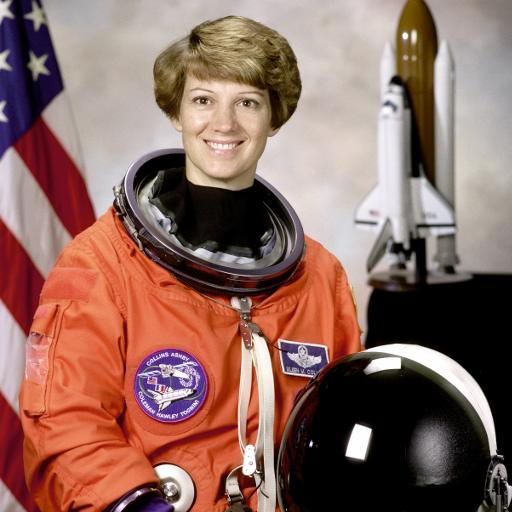
#> input picture 直方图处理/astronaut.jpg, 512 x 512 px
$ python Histogram.py   (older library calls are emulated)
#> lines starting #> are read from the running program, lines starting #| are printed output that depends on the picture; after the words box and inside, x2 and y2 are one past the last pixel; in counts of white or black regions, pixels touching at a corner belong together
import cv2
import numpy as np
import matplotlib.pyplot as plt

def img_processing(input_img):

    input_img_hist, output_img_hist, input_img_equalization = img_equalization(input_img)
    input_img_negative = img_negative(input_img)
    input_img_threshold = img_threshold(input_img, 128)

    return input_img_hist,output_img_hist,input_img_equalization,input_img_negative,input_img_threshold

def generate_hist(input_img):

    b, g, r = cv2.split(input_img)
    b_hist = np.zeros(256,dtype=np.int)
    g_hist = np.zeros(256,dtype=np.int)
    r_hist = np.zeros(256, dtype=np.int)

    for i in range(0,512):
        for j in range(0, 512):
            number = b[i,j]
            b_hist[number] = b_hist[number] + 1

    for i in range(0,512):
        for j in range(0, 512):
            number = g[i,j]
            g_hist[number] = g_hist[number] + 1

    for i in range(0,512):
        for j in range(0, 512):
            number = r[i,j]
            r_hist[number] = r_hist[number] + 1

    output_image = b_hist+g_hist+r_hist

    return output_image

def img_negative(input_img):

    b, g, r = cv2.split(input_img)
    b_reverse = 255 - b
    g_reverse = 255 - g
    r_reverse = 255 - r

    output_img = cv2.merge((b_reverse,g_reverse,r_reverse))

    return output_img

def img_threshold(input_img, threshold):

    output_img = 255*(input_img>=threshold).astype(np.int)

    return output_img

def img_equalization(input_img):

    input_img_hist = generate_hist(input_img)
    image_pro = generate_hist(input_img)/(512*512*3)

    image_accumulate_pro = np.cumsum(image_pro)

    output_img_hist = np.round(image_accumulate_pro*255).astype(np.int)
    output_img = np.zeros([512,512,3]).astype(np.int)

    for i in range(0,512):
        for j in range(0,512):
            for k in range(0,3):
                output_img[i,j,k] = output_img_hist[input_img[i,j,k]]

    output_img_hist = generate_hist(output_img)

    return input_img_hist, output_img_hist, output_img

# 加载图片
input_img_RGB_astronaut = cv2.imread('./astronaut.jpg')
#> input_img_RGB_astronaut is the input picture: shape (512, 512, 3); mean B, G, R 96.6, 105.8, 141.6
input_img_RGB_cameraman = cv2.imread('./cameraman.jpg')
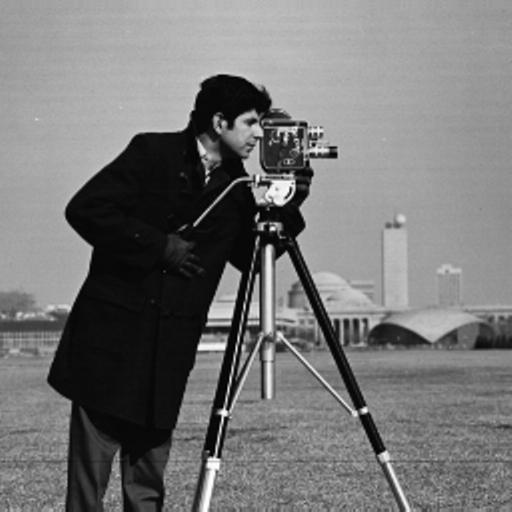
#> input picture 直方图处理/cameraman.jpg, 512 x 512 px
#> input_img_RGB_cameraman is the input picture: shape (512, 512, 3); min 0, max 255, mean 118.3

indexs = np.arange(0,256,1)

# 图像处理
input_img_RGB_hist_astronaut,\
output_img_RGB_hist_astronaut,\
output_img_RGB_astronaut,\
input_img_RGB_reverse_astronaut,\
input_img_RGB_threshold_astronaut = img_processing(input_img_RGB_astronaut)
#> after the loop in generate_hist, `for i in range(0,512):`: b_hist = 256 values, max 34764 at index 0, min 155 at index 247, mean 1024
#> after the loop in generate_hist, `for i in range(0,512):`: g_hist = 256 values, max 30016 at index 0, min 121 at index 242, mean 1024
#> after the loop in generate_hist, `for i in range(0,512):`: r_hist = 256 values, max 25856 at index 0, min 280 at index 247, mean 1024
#> in generate_hist, `output_image = b_hist+g_hist+r_hist`: output_image = 256 values, max 90636 at index 0, min 576 at index 247, mean 3072
#> in img_equalization, `input_img_hist = generate_hist(input_img)`: input_img_hist has the same summary as output_image in generate_hist
#> in img_equalization, `image_pro = generate_hist(input_img)/(512*512*3)`: image_pro = 256 values, max 0.115 at index 0, min 0.000732 at index 247, mean 0.00391
#> in img_equalization, `image_accumulate_pro = np.cumsum(image_pro)`: image_accumulate_pro = 256 values from 0.115 to 1
#> in img_equalization, `output_img_hist = np.round(image_accumulate_pro*255).astype(np.int)`: output_img_hist = 256 values from 29 to 255
#> in generate_hist (call 3), `b, g, r = cv2.split(input_img)`:
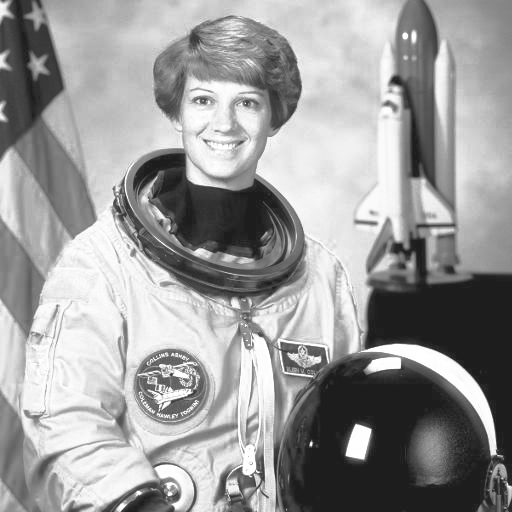
#> r: shape (512, 512) int32; min 29, max 255, mean 154.8
#> after the loop in generate_hist (call 3), `for i in range(0,512):`: b_hist = 256 values, max 34764 at index 29, min 0 at index 0, mean 1024
#> after the loop in generate_hist (call 3), `for i in range(0,512):`: g_hist = 256 values, max 30016 at index 29, min 0 at index 0, mean 1024
#> after the loop in generate_hist (call 3), `for i in range(0,512):`: r_hist = 256 values, max 25856 at index 29, min 0 at index 0, mean 1024
#> in generate_hist (call 3), `output_image = b_hist+g_hist+r_hist`: output_image = 256 values, max 90636 at index 29, min 0 at index 0, mean 3072
#> in img_equalization, `output_img_hist = generate_hist(output_img)`: output_img_hist has the same summary as output_image in generate_hist
#> in img_processing, `input_img_hist, output_img_hist, input_img_equalization = img_equaliza..`: input_img_hist = 256 values, max 90636 at index 0, min 576 at index 247, mean 3072; output_img_hist has the same summary as output_image in generate_hist
#> in img_threshold, `output_img = 255*(input_img>=threshold).astype(np.int)`:
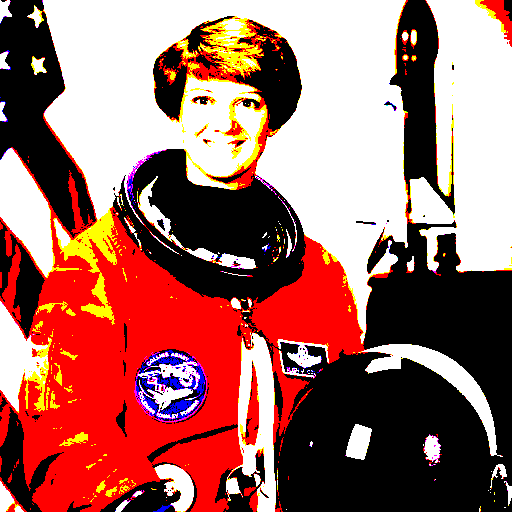
#> output_img: shape (512, 512, 3) int64; mean B, G, R 99.2, 105.5, 161.6
#> input_img_RGB_hist_astronaut has the same summary as input_img_hist in img_processing; output_img_RGB_hist_astronaut has the same summary as output_image in generate_hist

input_img_RGB_hist_cameraman,\
output_img_RGB_hist_cameraman,\
output_img_RGB_cameraman,\
input_img_RGB_reverse_cameraman,\
input_img_RGB_threshold_cameraman= img_processing(input_img_RGB_cameraman)
#> in img_equalization (call 2), `input_img_hist = generate_hist(input_img)`: input_img_hist = 256 values, max 18321 at index 13, min 12 at index 254, mean 3072
#> in img_equalization (call 2), `image_pro = generate_hist(input_img)/(512*512*3)`: image_pro = 256 values, max 0.0233 at index 13, min 1.53e-05 at index 254, mean 0.00391
#> in img_equalization (call 2), `image_accumulate_pro = np.cumsum(image_pro)`: image_accumulate_pro = 256 values from 0.00079 to 1
#> in img_equalization (call 2), `output_img_hist = np.round(image_accumulate_pro*255).astype(np.int)`: output_img_hist = 256 values from 0 to 255
#> after the loop in img_equalization (call 2), `for i in range(0,512):`:
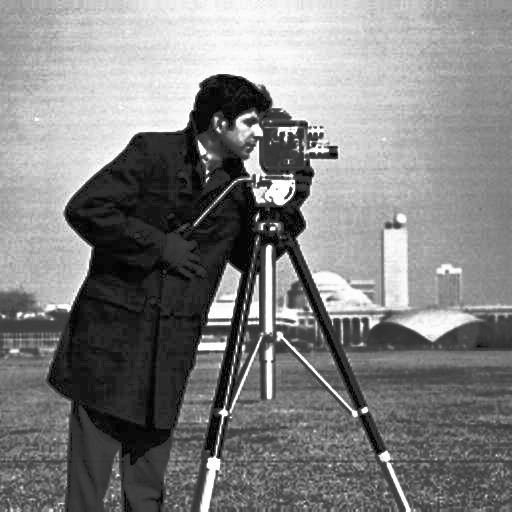
#> output_img: shape (512, 512, 3) int64; min 0, max 255, mean 128.8
#> in img_equalization (call 2), `output_img_hist = generate_hist(output_img)`: output_img_hist = 256 values, max 18321 at index 31, min 0 at index 4, mean 3072
#> in img_negative (call 2), `b_reverse = 255 - b`:
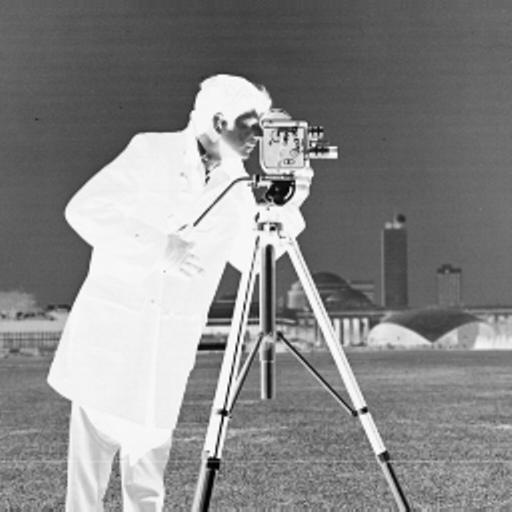
#> b_reverse: shape (512, 512); min 0, max 255, mean 136.7
#> call 2 of img_threshold, with threshold = 128
#> in img_threshold (call 2), `output_img = 255*(input_img>=threshold).astype(np.int)`:
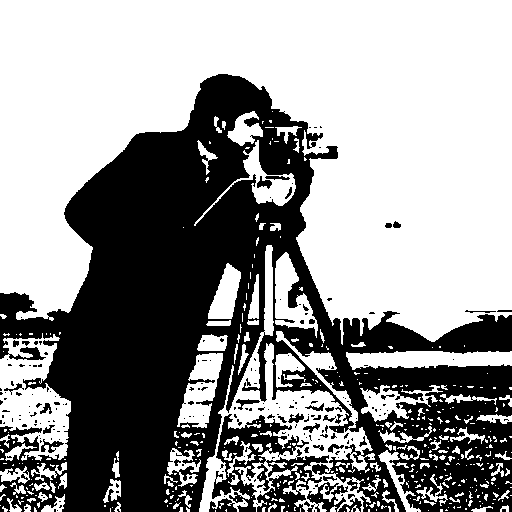
#> output_img: shape (512, 512, 3) int64; 59% white; 216 black regions (178 under 20 px), largest, box (x1, y1, x2, y2) and area: (0, 74, 512, 512) 104076, (307, 482, 348, 512) 521, (209, 498, 237, 512) 231
#> input_img_RGB_hist_cameraman has the same summary as input_img_hist in img_equalization; output_img_RGB_hist_cameraman has the same summary as output_img_hist in img_equalization

# 绘制直方图
fig, axes = plt.subplots(nrows=2, ncols=2, facecolor='cornsilk')
axes[0,0].bar(indexs,input_img_RGB_hist_cameraman,color = "blue",width = 1)
axes[0,0].set_title("input_img_hist_cameraman")
axes[0,1].bar(indexs,output_img_RGB_hist_cameraman,color = "green",width = 1)
axes[0,1].set_title("output_img_hist_cameraman")
axes[1,0].bar(indexs,input_img_RGB_hist_astronaut,color = "blue",width = 1)
axes[1,0].set_title("input_img_hist_astronaut")
axes[1,1].bar(indexs,output_img_RGB_hist_astronaut,color = "green",width = 1)
axes[1,1].set_title("output_img_hist_astronaut")
plt.show()
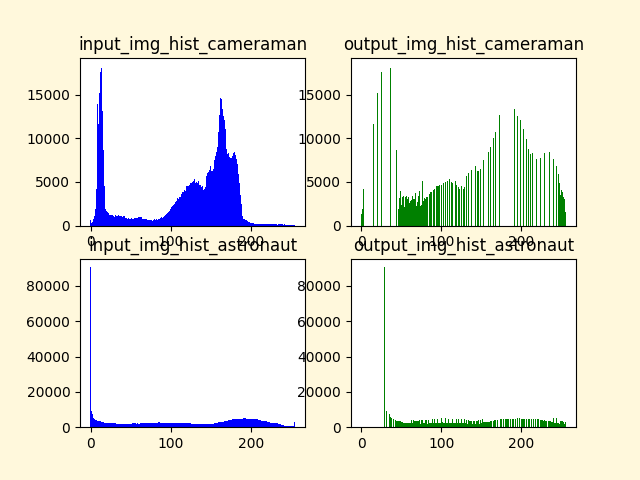
#> figure drawn by matplotlib, 4 panels; panel 1: tallest bar 18321 high, from x = 12.5 to 13.5; panel 2: tallest bar 18321 high, from x = 30.5 to 31.5; panel 3: tallest bar 90636 high, from x = -0.5 to 0.5; panel 4: tallest bar 90636 high, from x = 28.5 to 29.5

# fig, axes = plt.subplots(nrows=2, ncols=1, facecolor='cornsilk')
# axes[0].bar(indexs,generate_hist(input_img_RGB_reverse_cameraman),color = "blue",width = 1)
# axes[1].bar(indexs,generate_hist(input_img_RGB_reverse_astronaut),color = "green",width = 1)
# # axes[1].set_title("output_img_hist_cameraman")

# 保存图片
cv2.imwrite("./astronaut_img_equ.jpg", output_img_RGB_astronaut)
cv2.imwrite("./astronaut_img_reverse.jpg", input_img_RGB_reverse_astronaut)
cv2.imwrite("./astronaut_img_threshold.jpg", input_img_RGB_threshold_astronaut)
cv2.imwrite("./cameraman_img_equ.jpg", output_img_RGB_cameraman)
cv2.imwrite("./cameraman_img_reverse.jpg", input_img_RGB_reverse_cameraman)
cv2.imwrite("./cameraman_img_threshold.jpg", input_img_RGB_threshold_cameraman)
